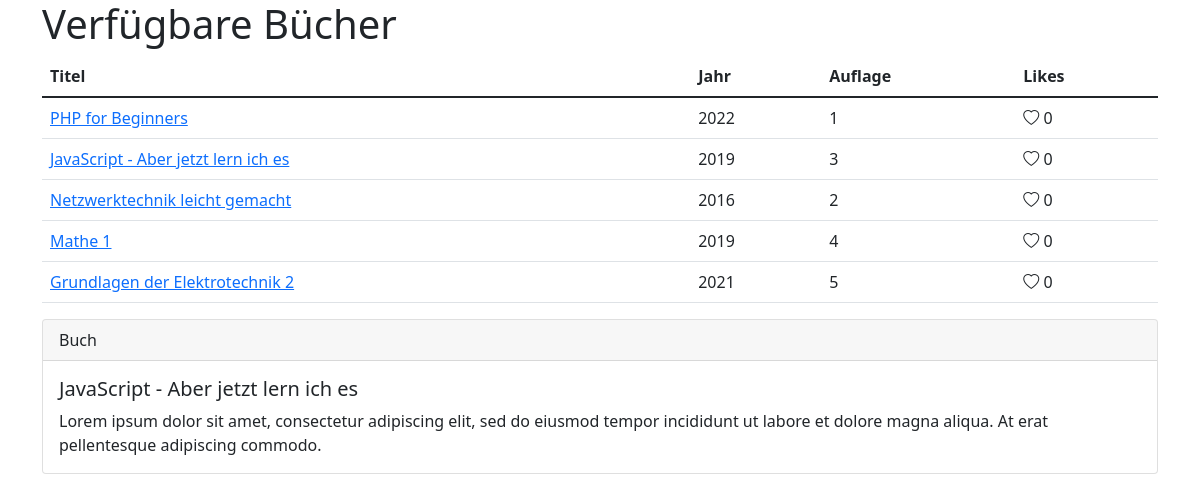
Screenshot of /?id=245678912 with the database file from the repository.
### tables this page shows
CREATE TABLE books
(
    isbn        BIGINT       NOT NULL PRIMARY KEY,
    title       VARCHAR(128) NOT NULL,
    year YEAR,
    edition     TINYINT,
    description TEXT,
    likes INT
);

### index.php (the view, shortened to what this page needs)
<?php
$server = "localhost";
$username = "root";
$password = "";
$db = new PDO("mysql:host=$server;dbname=Lib4You_30092022", $username, $password);
$query = $db->prepare("SELECT * FROM books;");
$query->execute();
$ar = $query->fetchAll();
?>
<!doctype html>
<html lang="en">
<head>
    <link href="https://cdn.jsdelivr.net/npm/bootstrap@5.1.3/dist/css/bootstrap.min.css" rel="stylesheet"
>
    <link rel="stylesheet" href="https://cdn.jsdelivr.net/npm/bootstrap-icons@1.9.1/font/bootstrap-icons.css">
</head>
<body class="container">
<h1>Verfügbare Bücher</h1>
<table class="table">
    <thead>
    <tr>
        <th scope="col">Titel</th>
        <th scope="col">Jahr</th>
        <th scope="col">Auflage</th>
        <th scope="col">Likes</th>
    </tr>
    </thead>
    <tbody>
    <?php
    foreach ($ar as $item){
    ?>
    <tr>
        <td><a href="?id=<?php echo $item[0]?>"><?php echo $item['title'];?></a></td>
        <td><?php echo $item['year'];?></td>
        <td><?php echo $item['edition'];?></td>
        <td><i value="<?php echo $item[0]?>" class="bi bi-heart heart" style="cursor: pointer;"></i> <span class="<?php echo $item[0]?>"><?php echo $item['likes'];?></span></td>
    </tr>
    <?php
    }
    ?>
    </tbody>
</table>
<?php
if(isset($_GET['id']) && !empty($_GET['id'])){
    $id = $_GET['id'];
    $query2 = $db->prepare("SELECT * FROM books where isbn=:id;");
    $query2->execute([":id" => $id]);
    $value = $query2->fetch();
?>
<div class="card">
    <div class="card-header">
        Buch
    </div>
    <div class="card-body">
        <h5 class="card-title"><?php echo $value['title']?></h5>
        <p class="card-text"><?php echo $value['description']?></p>
    </div>
</div>
<?php } ?>
</body>
</html>

### rows the page displays
books: title "PHP for Beginners", year "2022", edition "1", $item[0] 123123123 (drawn), likes "0"
books: title "JavaScript - Aber jetzt lern ich es", year "2019", edition "3", $item[0] 245678912 (drawn), likes "0", description "Lorem ipsum dolor sit amet, consectetur adipiscing elit, sed do eiusmod tempor incididunt ut labore et dolore magna aliqua. At erat pellentesque adipiscing commodo."
books: title "Netzwerktechnik leicht gemacht", year "2016", edition "2", $item[0] 378901234 (drawn), likes "0"
books: title "Mathe 1", year "2019", edition "4", $item[0] 405612347 (drawn), likes "0"
books: title "Grundlagen der Elektrotechnik 2", year "2021", edition "5", $item[0] 523456789 (drawn), likes "0"
